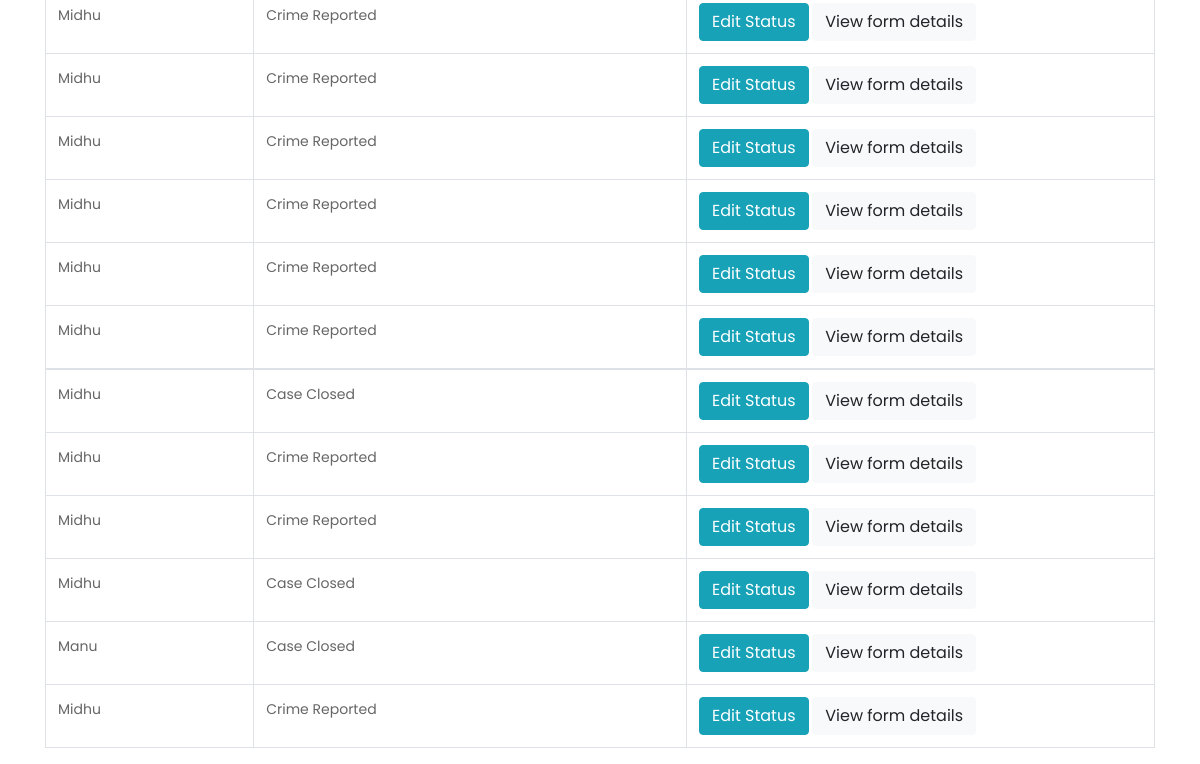
The page /law_update_status/ (lower part) on the database as committed earlier.
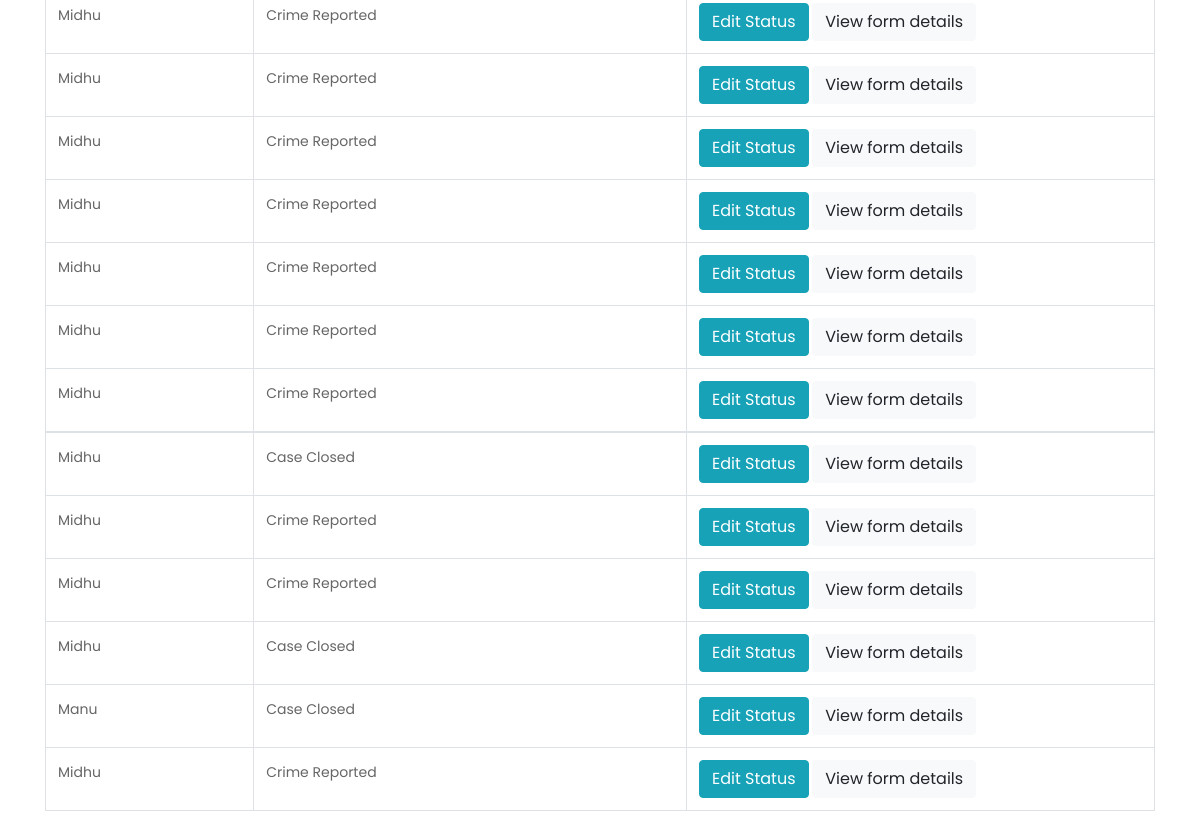
The same page on the database as committed later.
### crimeapp/models.py (models this page shows, shortened)
class DocReport(models.Model):
    i_name = models.CharField(max_length=100)
    ano=models.CharField(max_length=12, default='')
    email = models.EmailField(null=True,blank=True)
    descri = models.TextField(null=True,blank=True)
    victimDescri = models.TextField(null=True,blank=True)
    witnessInfo = models.TextField(null=True,blank=True)
    delay_report = models.TextField(null=True,blank=True)
    evidence_image = models.FileField(upload_to='evidence_images/',null=True,blank=True)
    list_user=models.ForeignKey(CustomUser,on_delete=models.CASCADE,null=True,blank=True)
    THREAT_CHOICES = [
        ('Yes', 'Yes'),
        ('No', 'No'),
    ]
    threat = models.CharField(
        blank=True,
        max_length=3,
        choices=THREAT_CHOICES,
        default='No',  # You can set the default value to 'No' if desired
        verbose_name='Any kind of Threat or Violence faced'
    )
    STATUS_CHOICES = (
        ('Crime Reported', 'Crime Reported'),
        ('Preliminary Investigation completed', 'Preliminary Investigation completed'),
        ('Inquiry and Investigation in progress', 'Inquiry and Investigation in progress'),
        ('Inquiry and Investigation completed', 'Inquiry and Investigation completed'),
        ('Arrest and Detention', 'Arrest and Detention'),
        ('Case Closure in progress', 'Case Closure in progress'),
        ('Case Closed', 'Case Closed'),
    )
    status = models.CharField(max_length=100, choices=STATUS_CHOICES, default='Crime Reported',null=True,blank=True)

class PublicReport(models.Model):
    info_name = models.CharField(max_length=100)
    mail = models.EmailField(null=True,blank=True)
    reporter_location = models.CharField(max_length=100)
    spec_location = models.ForeignKey(SpecLoc, on_delete=models.SET_NULL, null=True, blank=True)
    offen_type = models.CharField(max_length=100,null=True,blank=True)
    datetime = models.DateTimeField(null=True,blank=True)
    aadhno=models.CharField(max_length=12, default='')
    description = models.TextField()
    victimDescription = models.TextField(null=True,blank=True)
    witnessInformation = models.TextField(null=True,blank=True)
    offenderDescription = models.TextField(null=True,blank=True)
    delay = models.TextField(null=True,blank=True)
    list_user=models.ForeignKey(CustomUser,on_delete=models.CASCADE,null=True,blank=True)
    STATUS_CHOICES = (
        ('Crime Reported', 'Crime Reported'),
        ('Preliminary Investigation completed', 'Preliminary Investigation completed'),
        ('Inquiry and Investigation in progress', 'Inquiry and Investigation in progress'),
        ('Inquiry and Investigation completed', 'Inquiry and Investigation completed'),
        ('Arrest and Detention', 'Arrest and Detention'),
        ('Case Closure in progress', 'Case Closure in progress'),
        ('Case Closed', 'Case Closed'),
    )
    status = models.CharField(max_length=100, choices=STATUS_CHOICES, default='Crime Reported')

### crimeapp/views.py (the view)
# urls.py: path('law_update_status/', views.law_update_status, name='law_update_status'),
def law_update_status(request):
    crime_reports = CrimeReport.objects.all()
    doc_reports = DocReport.objects.all()
    public_reports = PublicReport.objects.all()
    data1 = CrimeReport.objects.all()
    data2 = DocReport.objects.all()
    data3 = PublicReport.objects.all()
    return render(request,'law_update_status.html', {
            'crime_reports': crime_reports,
            'doc_reports': doc_reports,
            'public_reports': public_reports,
            'data_from_model1': data1,
            'data_from_model2': data2,
            'data_from_model3': data3,
        })

### templates/law_update_status.html (shortened to what this page needs)
{% load static %}
<!DOCTYPE html>
<html lang="en">
   <head>
      <link rel="stylesheet" type="text/css" href="{% static 'css/bootstrap.min.css' %}">
      <link rel="stylesheet" type="text/css" href="{% static 'css/style.css' %}">
      <link rel="stylesheet" href="{% static 'css/responsive.css' %}">
      <link rel="stylesheet" href="{% static 'css/jquery.mCustomScrollbar.min.css' %}">
      <link rel="stylesheet" href="https://netdna.bootstrapcdn.com/font-awesome/4.0.3/css/font-awesome.css">
      <link href="https://cdnjs.cloudflare.com/ajax/libs/owl-carousel/1.3.3/owl.carousel.css" rel="stylesheet" />
    </head>
   <body style='font-family:Poppins,sans-serif;'>
<br><br><br><br>
    <div class="container">
        <table class="table table-bordered">
            <tbody>
            <tbody>
                {% for report in doc_reports %}
                <tr>
                    <td>{{ report.i_name }}</td>
                    <td>{{ report.status }}</td>
                    <td>
                        <button class="btn btn-info edit-button" data-toggle="modal" data-target="#editModal{{ report.id }}">Edit Status</button>
                        <a href="{% url 'view_doc' report.id %}"><button class="btn btn-light edit-button" >View form details</button></a><input type="hidden" id="currentStatus{{ report.id }}" value="{{ report.status }}">
                    </td>
                </tr>
                {% endfor %}
            </tbody>
            <tbody>
                {% for report in public_reports %}
                <tr>
                    <td>{{ report.info_name }}</td>
                    <td>{{ report.status }}</td>
                    <td>
                        <button class="btn btn-info edit-button" data-toggle="modal" data-target="#editModalP{{ report.id }}">Edit Status</button>
                        <a href="{% url 'view_public' report.id %}"><button class="btn btn-light edit-button">View form details</button></a>
                    </td>
                </tr>
                {% endfor %}
            </tbody>
        </table>
    </div>
</body>
</html>

Rows that differ between the two databases and show on the page:
added DocReport: i_name "Midhu", status "Crime Reported"
